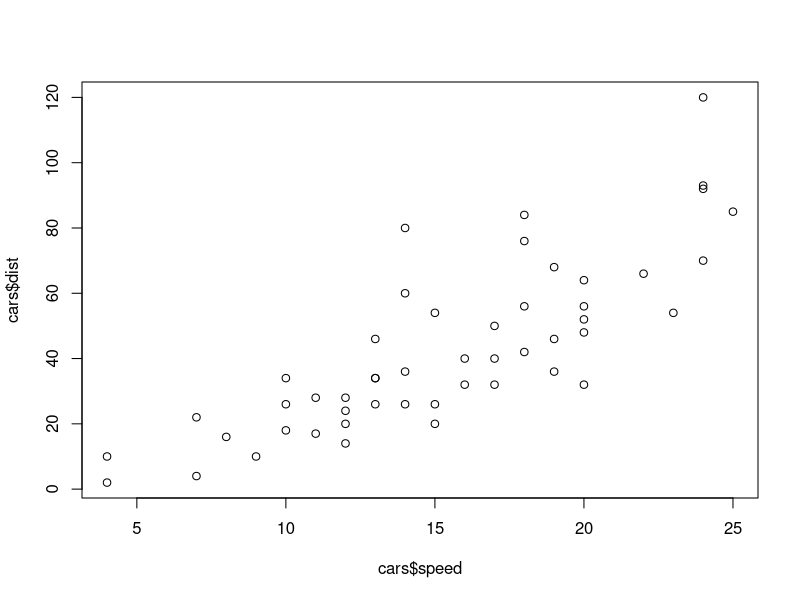
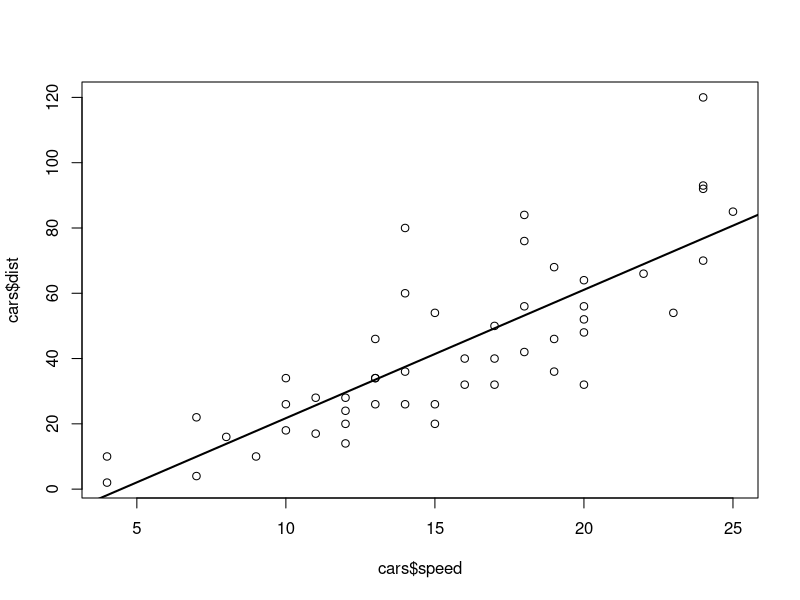
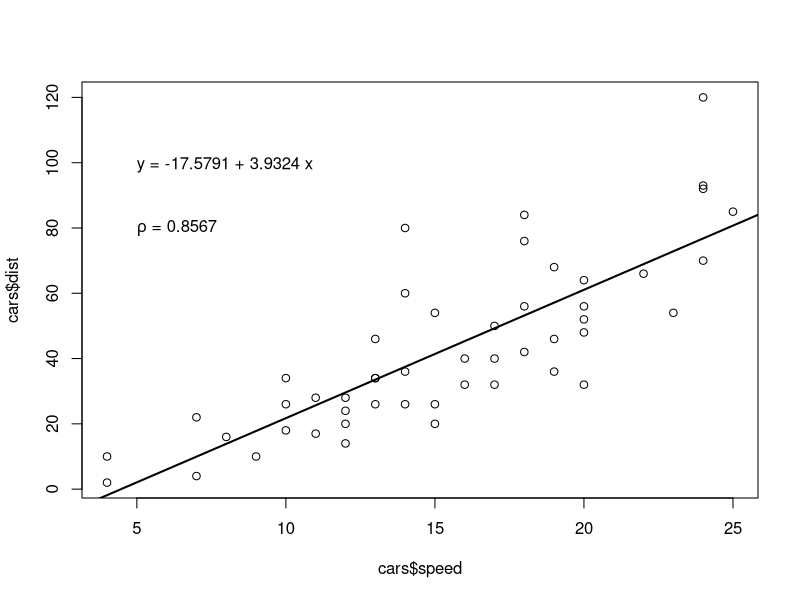
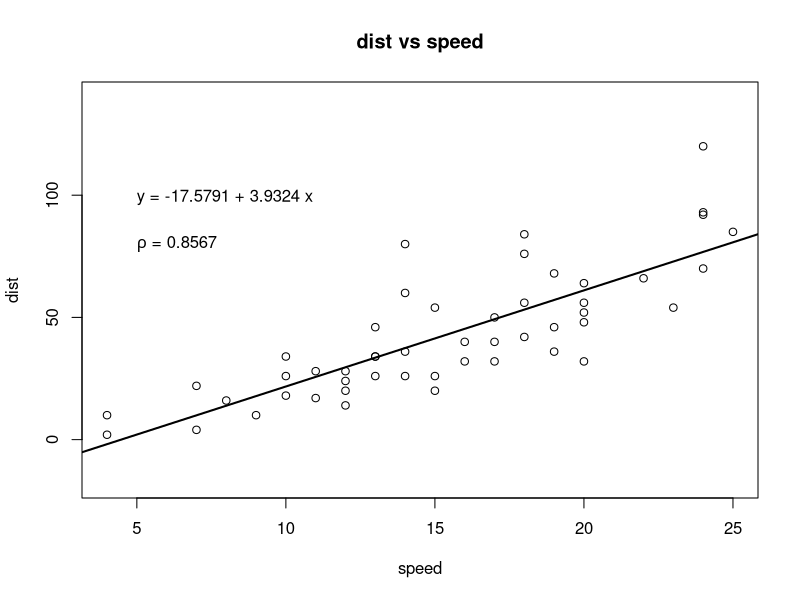
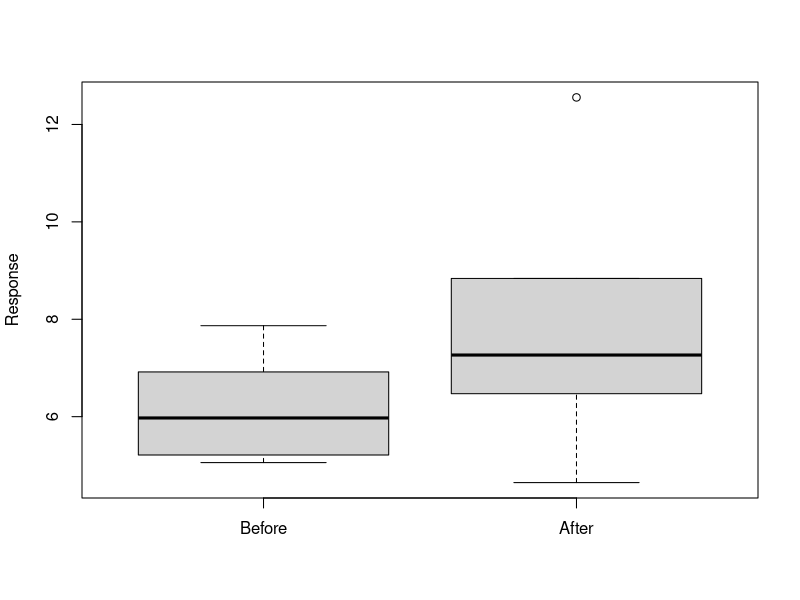
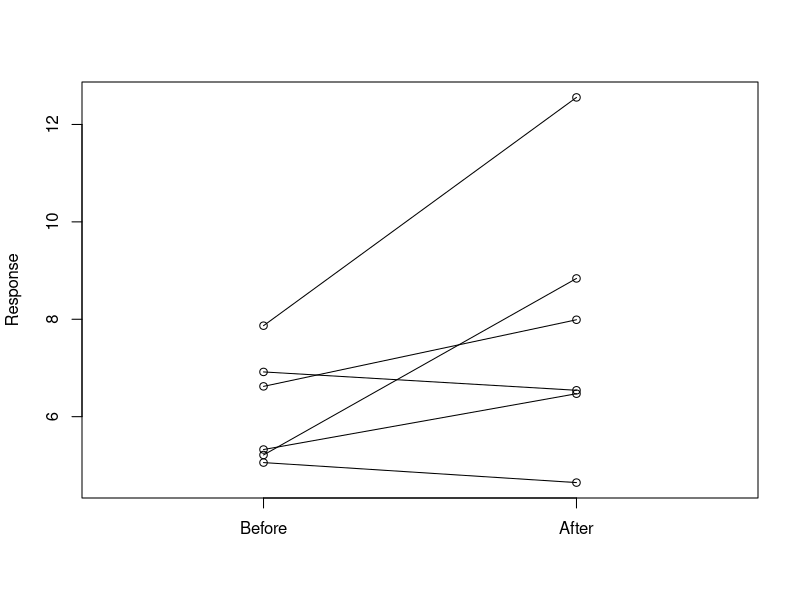
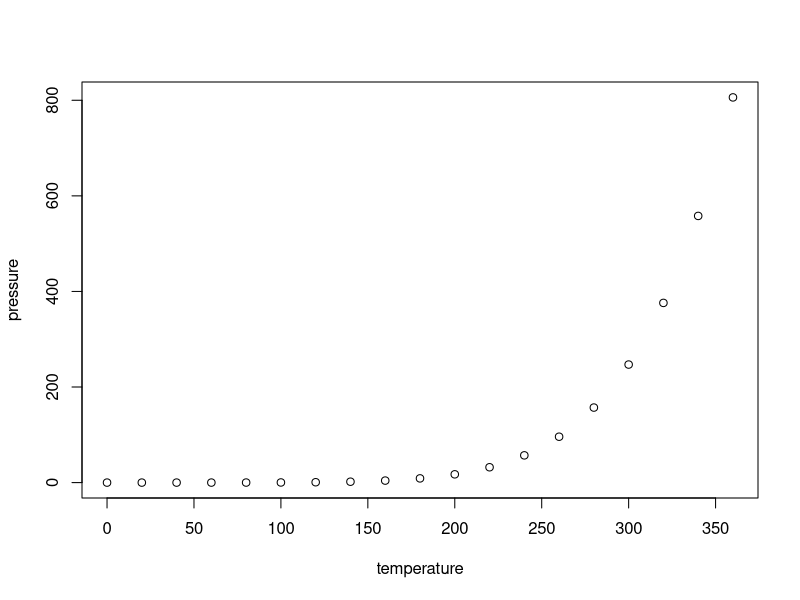
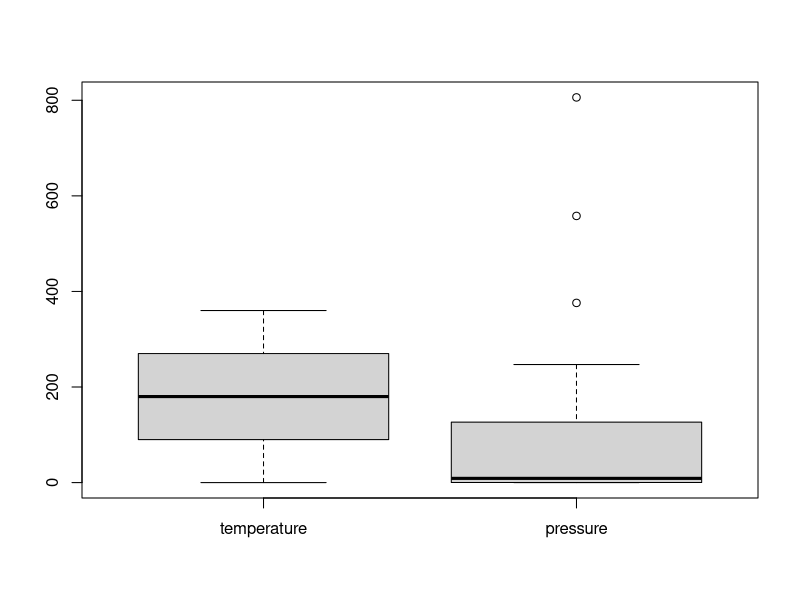

Here is the R script that generated these plots, in order:
## ---- chunk 1
knitr::opts_chunk$set(echo = TRUE)
## ---- chunk 2
str(cars)
summary(cars)
## ---- chunk 3

plot(cars$speed, cars$dist)

## ---- chunk 4

plot(cars$speed, cars$dist)
fit <- lm(cars$dist~cars$speed)

# task: find and document what abline does and what the pareameters mean
abline(fit$coeff, lwd=2)

## ---- chunk 5
plot.new()
plot(cars$speed, cars$dist)

# calculate lineal model
fit <- lm(cars$dist~cars$speed)

# plot the line
abline(fit$coeff, lwd=2)

# get the numeric value
b = round(fit$coefficients,4)
text(5, 100, paste("y =", b[1], "+", b[2], "x"), adj=c(0,0.5))

rho <- round(cor(cars$speed,cars$dist),4)
text(5, 80,expression(paste(rho," = 0.8567")),adj=c(0,0.5))



## ---- chunk 6
plot.new()

# calculate lineal model
fit <- lm(cars$dist~cars$speed)
intercept = fit$coeff[1]

plot(cars$speed, cars$dist, main="dist vs speed", xlab = "speed", ylab="dist", ylim=c(intercept,140))

# plot the line
abline(fit$coeff, lwd=2)

# get the numeric value
b = round(fit$coefficients,4)
text(5, 100, paste("y =", b[1], "+", b[2], "x"), adj=c(0,0.5))

rho <- round(cor(cars$speed,cars$dist),4)
text(5, 80,expression(paste(rho," = 0.8567")),adj=c(0,0.5))

## ---- chunk 7
set.seed(12201970)
before <- runif(6, 5, 8)
after <- rnorm(6, before*1.05, 2)
z <- rep(c(0,1), rep(6,2))
#mypar(1,2)
## ---- chunk 8

boxplot(before,after,names=c("Before","After"),ylab="Response")
## ---- chunk 9

plot(z, c(before, after),
     xaxt="n", ylab="Response",
     xlab="", xlim=c(-0.5, 1.5))
axis(side=1, at=c(0,1), c("Before","After"))
segments(rep(0,6), before, rep(1,6), after, col=1)

## ---- chunk 10
plot(pressure)
## ---- chunk 11

pm = mean(pressure)

## ---- chunk 12

str(pressure)

## ---- chunk 13

summary(pressure)

## ---- chunk 14

boxplot(pressure)

## ---- chunk 15
boxplot(log(pressure$pressure))

## ---- chunk 16
plot(pressure$temperature, log(pressure$pressure, base = 2))
